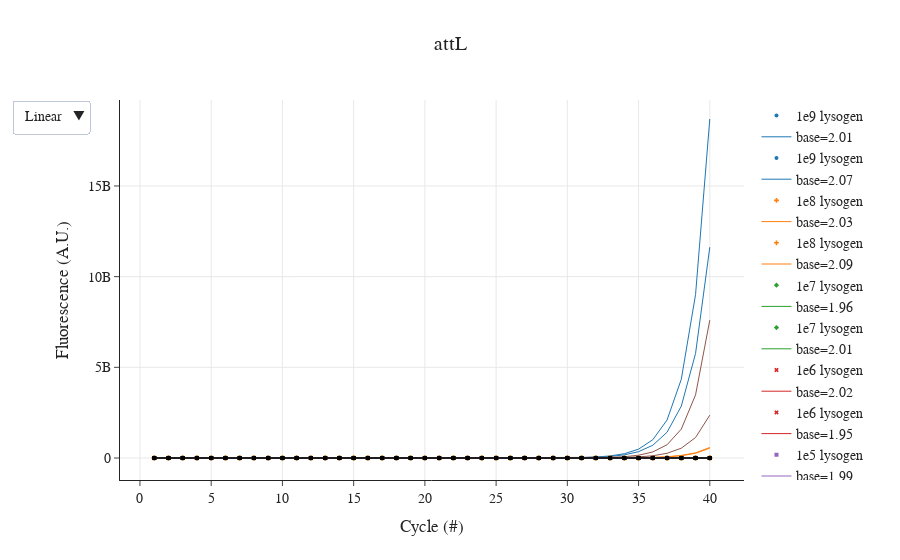

Notebook code cell kept with this figure:
### Code cell
base_dict = {}; 
x0_dict = {}; 

fig = go.Figure()
#['#1f77b4', '#ff7f0e', '#2ca02c', '#d62728', '#9467bd', '#8c564b', '#e377c2', '#7f7f7f', '#bcbd22', '#17becf']
for i in attL.keys():
    label_ = attL[i]; 
    neg = "ctrl nonlysogen";
    title_ = "attL"; 
    
    if "1e9" in label_:
        symbol = 'circle'; 
        color = '#1f77b4';
    elif "1e8" in label_:
        symbol = 'cross'; 
        color = '#ff7f0e';
    elif "1e7" in label_:
        symbol = 'diamond'; 
        color = '#2ca02c';
    elif "1e6" in label_:
        symbol = 'x';
        color = '#d62728';
    elif "1e5" in label_:
        symbol = 'square';
        color = '#9467bd';
    elif label_ == "ctrl lysogen":
        color = '#8c564b';
    elif label_ == "ctrl nonlysogen":
        color = '#e377c2';
    elif "DEPC" in label_:
        color = 'black'; 

    if label_ == neg:
        color = "grey"; 
    
    x = df.index.to_numpy();
    y=df[[i]].to_numpy()[:,0];
    xdata = df.index.to_numpy();
    ydata = np.log(df[[i]].to_numpy()[:,0]);
    
    if max(y)<100:
        fig.add_trace(go.Scatter(
        x=x,
        y=y,
        mode='markers', # Style name/legend entry with html tags
        name=label_,
        marker_symbol=symbol,
        marker=dict(color=color, size=4),# override default to connect the gaps
        ))
        
    else:
        array_tmp = get_linear_range(xdata, ydata, 40, 0.99, 5, 0);
        j_0 = array_tmp[0];
        j = array_tmp[1];
        xdata_ = xdata[j_0:j_0+j];
        ydata_ = ydata[j_0:j_0+j]; 
        slope, intercept, r_value, _, stderr = linregress(xdata_, ydata_);
        slope_ = str(np.exp(slope))[:4]; 
        
        base_dict[label_+" "+i] = np.exp(slope); 
        x0_dict[label_+" "+i] = np.exp(intercept); 
        
        fig.add_trace(go.Scatter(
        x=x,
        y=y,
        mode='markers', # Style name/legend entry with html tags
        name=label_,
        marker_symbol=symbol,
        marker=dict(color=color, size=4),# override default to connect the gaps
        ))
        
        fig.add_trace(go.Scatter(
            x=xdata,
            y=np.exp(slope*xdata+intercept),
            mode='lines', 
            name='base='+slope_,
            line=dict(color=color, width=1),
        ))
    

fig.update_layout(xaxis_title='Cycle (#)',\
                  yaxis_title='Fluorescence (A.U.)',\
                  updatemenus=[dict(\
                       buttons=[\
                                dict(label="Linear",  method="relayout", args=[{"yaxis.type": "linear"}]),\
                                dict(label="Log", method="relayout", args=[{"yaxis.type": "log"}]),\
                               ])])
fig.update_xaxes(showgrid=True)
fig.update_yaxes(showgrid=True)
fig.update_layout(title_text=title_, title_x=0.5)
fig.layout.font.family = 'Arial'; fig.layout.font.size = 14

fig.show()
fig.write_html(folder+'/07_fit_attL.html')
